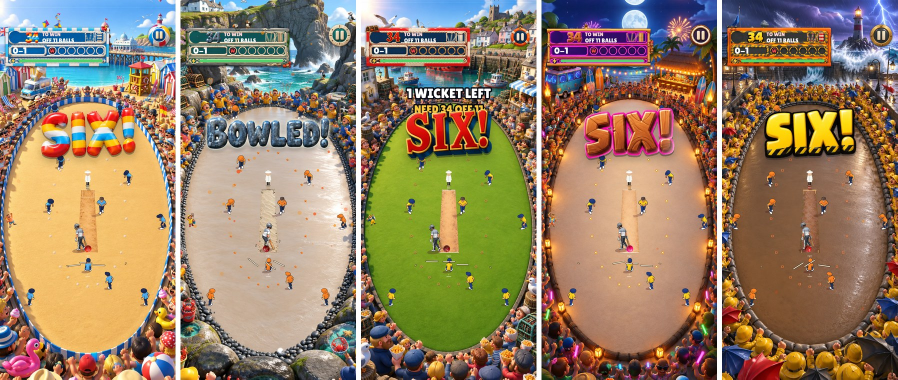
#> input picture art/grounds/coastal_sheet.jpg, 1795 x 759 px, given in place of plate2_raw.png, which was not available (shown at 1/2 size)
$ python build_plate.py 1.0
#> lines starting #> are read from the running program, lines starting #| are printed output that depends on the picture; after the words box and inside, x2 and y2 are one past the last pixel; in counts of white or black regions, pixels touching at a corner belong together
import numpy as np, cv2, sys
from PIL import Image, ImageDraw
W,H=1170,2532; cx,cy,rx,ry=.5*W,.6*H,.46*W,.335*H
img=cv2.imread('plate2_raw.png'); s=float(sys.argv[1]); pcx,pcy,pw,ph=385,785,350,700
#> further down, img is the input picture: shape (759, 1795, 3); mean B, G, R 101.5, 128.2, 149.4
# 1) erase the painted white line in the source (thin pale ring)
hs=cv2.cvtColor(img,cv2.COLOR_BGR2HSV).astype(int); v=hs[...,2].astype(np.uint8)
th=cv2.morphologyEx(v,cv2.MORPH_TOPHAT,np.ones((11,11),np.uint8))
ring=np.zeros(v.shape,np.uint8); cv2.ellipse(ring,((pcx,pcy),(pw,ph),0),1,26)
#> after `cv2.ellipse(ring, ((pcx, pcy), (pw, ph), 0), 1, 26)`:
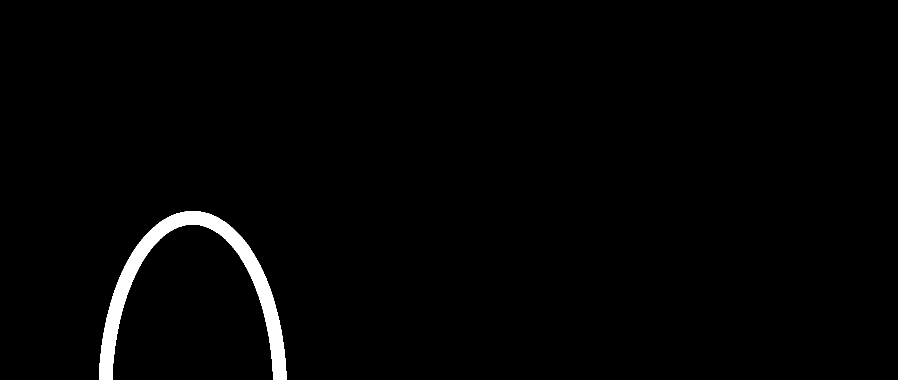
#> ring: shape (759, 1795) (shown at 1/2 size); values 0 (black) and 1 (white), 1.6% white; 1 white region, box (x1, y1, x2, y2) and area: (198, 422, 573, 759) 21424
line=((th>10)&(hs[...,1]<70)&(ring>0)).astype(np.uint8); line=cv2.dilate(line,np.ones((5,5),np.uint8))
#> after `line = ((th > 10) & (hs[..., 1] < 70) & (ring > 0)).astype(np.uint8)`: line: shape (759, 1795); values 0 (black) and 1 (white), 0.17% white; 114 white regions (99 under 20 px), largest, box (x1, y1, x2, y2) and area: (542, 704, 573, 757) 866, (351, 423, 378, 457) 542, (554, 695, 570, 711) 161
#> after `line = cv2.dilate(line, np.ones((5, 5), np.uint8))`: line: shape (759, 1795); values 0 (black) and 1 (white), 0.49% white; 19 white regions, largest, box (x1, y1, x2, y2) and area: (540, 693, 575, 759) 1926, (336, 420, 404, 466) 1812, (489, 510, 528, 552) 695
img=cv2.inpaint(img,line*255,6,cv2.INPAINT_TELEA)
# 2) one uniform scale, painted floor centred on our oval
up=cv2.resize(img,(round(768*s),round(1376*s)),interpolation=cv2.INTER_CUBIC)
ox=int(pcx*s-cx); oy=int(pcy*s-cy); out=up[oy:oy+H,ox:ox+W].copy(); print('src x',ox/s,(ox+W)/s,'y',oy/s,(oy+H)/s)
#> after `out = up[oy:oy + H, ox:ox + W].copy()`:
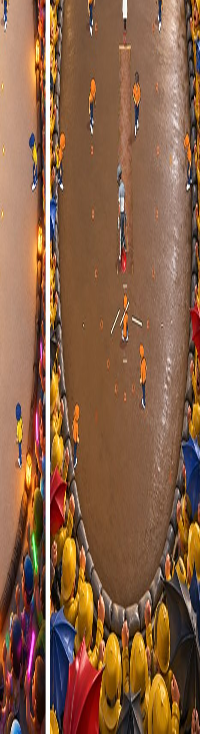
#> out: shape (734, 200, 3); mean B, G, R 70.2, 96.7, 136.1
yy,xx=np.mgrid[0:H,0:W].astype(np.float32); rho=np.hypot((xx-cx)/rx,(yy-cy)/ry)
hsv=cv2.cvtColor(out,cv2.COLOR_BGR2HSV).astype(int); sa,va=hsv[...,1],hsv[...,2]
#> after `hsv = cv2.cvtColor(out, cv2.COLOR_BGR2HSV).astype(int)`:
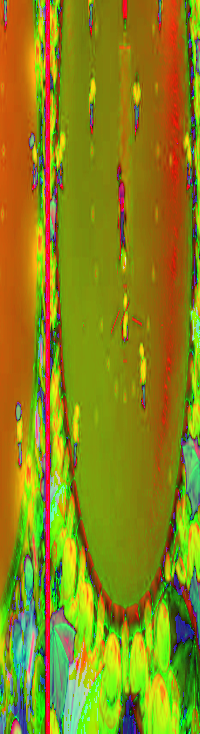
#> hsv: shape (734, 200, 3) int64; mean B, G, R 24.4, 133.6, 138.1
#> after `sa, va = (hsv[..., 1], hsv[..., 2])`:
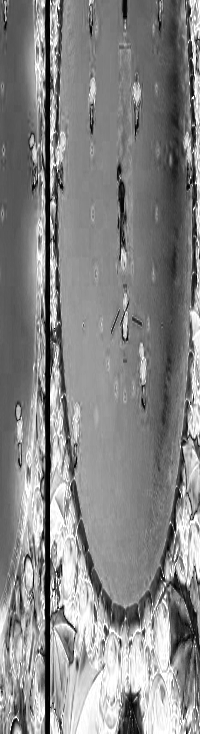
#> sa: shape (734, 200) int64; min 0, max 255, mean 133.6
#> after `sa, va = (hsv[..., 1], hsv[..., 2])`:
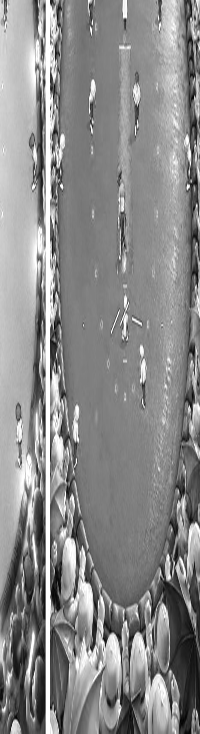
#> va: shape (734, 200) int64; min 0, max 255, mean 138.1
med=cv2.cvtColor(cv2.medianBlur(out,61),cv2.COLOR_BGR2HSV).astype(int)
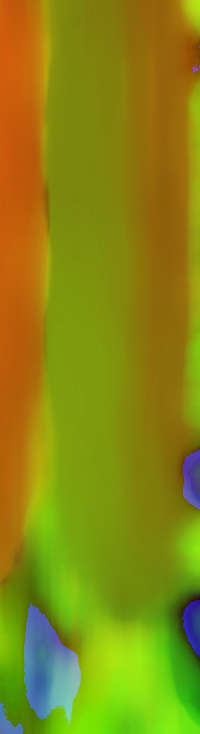
#> med: shape (734, 200, 3) int64; mean B, G, R 18.7, 135.9, 135.3
conc=(np.abs(sa-med[...,1])<30)&(np.abs(va-med[...,2])<35)&(sa<95)
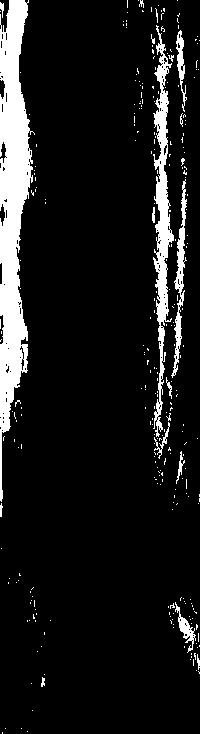
#> conc: shape (734, 200) bool; 10.4% white; 285 white regions (268 under 20 px), largest, box (x1, y1, x2, y2) and area: (0, 0, 35, 502) 9260, (153, 25, 174, 437) 3236, (171, 179, 187, 378) 917
inside=rho<0.985
#> (the run stopped early here; a loop or call above may not have finished)
